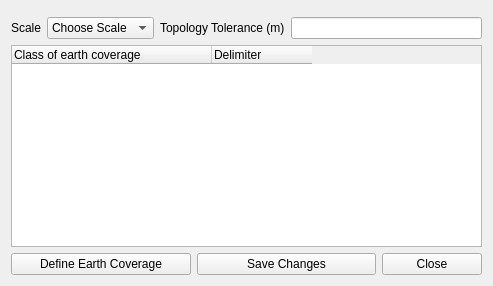
<?xml version="1.0" encoding="UTF-8"?>
<ui version="4.0">
 <author>Ten Borba</author>
 <class>ValidationConfig</class>
 <widget class="QWidget" name="ValidationConfig">
  <property name="geometry">
   <rect>
    <x>0</x>
    <y>0</y>
    <width>493</width>
    <height>286</height>
   </rect>
  </property>
  <property name="sizePolicy">
   <sizepolicy hsizetype="Preferred" vsizetype="Preferred">
    <horstretch>0</horstretch>
    <verstretch>0</verstretch>
   </sizepolicy>
  </property>
  <property name="minimumSize">
   <size>
    <width>0</width>
    <height>0</height>
   </size>
  </property>
  <property name="maximumSize">
   <size>
    <width>1000</width>
    <height>1000</height>
   </size>
  </property>
  <property name="windowTitle">
   <string>Validation Configuration</string>
  </property>
  <layout class="QGridLayout" name="gridLayout_2">
   <item row="0" column="0" colspan="3">
    <widget class="ConnectionWidget" name="widget" native="true"/>
   </item>
   <item row="1" column="0" colspan="3">
    <layout class="QGridLayout" name="gridLayout">
     <item row="0" column="0">
      <widget class="QLabel" name="label">
       <property name="text">
        <string>Scale</string>
       </property>
      </widget>
     </item>
     <item row="0" column="1">
      <widget class="QComboBox" name="scaleComboBox">
       <item>
        <property name="text">
         <string>Choose Scale</string>
        </property>
       </item>
       <item>
        <property name="text">
         <string>500k</string>
        </property>
       </item>
       <item>
        <property name="text">
         <string>250k</string>
        </property>
       </item>
       <item>
        <property name="text">
         <string>100k</string>
        </property>
       </item>
       <item>
        <property name="text">
         <string>50k</string>
        </property>
       </item>
       <item>
        <property name="text">
         <string>25k</string>
        </property>
       </item>
       <item>
        <property name="text">
         <string>10k</string>
        </property>
       </item>
       <item>
        <property name="text">
         <string>5k</string>
        </property>
       </item>
       <item>
        <property name="text">
         <string>2k</string>
        </property>
       </item>
       <item>
        <property name="text">
         <string>1k</string>
        </property>
       </item>
      </widget>
     </item>
     <item row="0" column="2">
      <widget class="QLabel" name="label_2">
       <property name="text">
        <string>Topology Tolerance (m)</string>
       </property>
      </widget>
     </item>
     <item row="0" column="3">
      <widget class="QLineEdit" name="toleranceLineEdit"/>
     </item>
    </layout>
   </item>
   <item row="2" column="0" colspan="3">
    <widget class="QTreeWidget" name="earthCoverageTreeWidget">
     <property name="sizePolicy">
      <sizepolicy hsizetype="MinimumExpanding" vsizetype="MinimumExpanding">
       <horstretch>0</horstretch>
       <verstretch>0</verstretch>
      </sizepolicy>
     </property>
     <attribute name="headerDefaultSectionSize">
      <number>200</number>
     </attribute>
     <attribute name="headerStretchLastSection">
      <bool>false</bool>
     </attribute>
     <column>
      <property name="text">
       <string>Class of earth coverage</string>
      </property>
     </column>
     <column>
      <property name="text">
       <string>Delimiter</string>
      </property>
     </column>
    </widget>
   </item>
   <item row="3" column="0">
    <widget class="QPushButton" name="defineEarthCoverageButton">
     <property name="sizePolicy">
      <sizepolicy hsizetype="Minimum" vsizetype="Minimum">
       <horstretch>0</horstretch>
       <verstretch>0</verstretch>
      </sizepolicy>
     </property>
     <property name="minimumSize">
      <size>
       <width>50</width>
       <height>0</height>
      </size>
     </property>
     <property name="text">
      <string>Define Earth Coverage</string>
     </property>
    </widget>
   </item>
   <item row="3" column="1">
    <widget class="QPushButton" name="savePushButton">
     <property name="sizePolicy">
      <sizepolicy hsizetype="Minimum" vsizetype="Minimum">
       <horstretch>0</horstretch>
       <verstretch>0</verstretch>
      </sizepolicy>
     </property>
     <property name="minimumSize">
      <size>
       <width>50</width>
       <height>0</height>
      </size>
     </property>
     <property name="text">
      <string>Save Changes</string>
     </property>
    </widget>
   </item>
   <item row="3" column="2">
    <widget class="QPushButton" name="closePushButton">
     <property name="sizePolicy">
      <sizepolicy hsizetype="Fixed" vsizetype="Fixed">
       <horstretch>0</horstretch>
       <verstretch>0</verstretch>
      </sizepolicy>
     </property>
     <property name="minimumSize">
      <size>
       <width>100</width>
       <height>0</height>
      </size>
     </property>
     <property name="text">
      <string>Close</string>
     </property>
    </widget>
   </item>
  </layout>
 </widget>
 <customwidgets>
  <customwidget>
   <class>ConnectionWidget</class>
   <extends>QWidget</extends>
   <header>DsgTools.CustomWidgets.connectionWidget.h</header>
   <container>1</container>
  </customwidget>
 </customwidgets>
 <resources/>
 <connections/>
 <slots>
  <signal>signal1()</signal>
  <slot>carregaSpatialite()</slot>
 </slots>
</ui>
